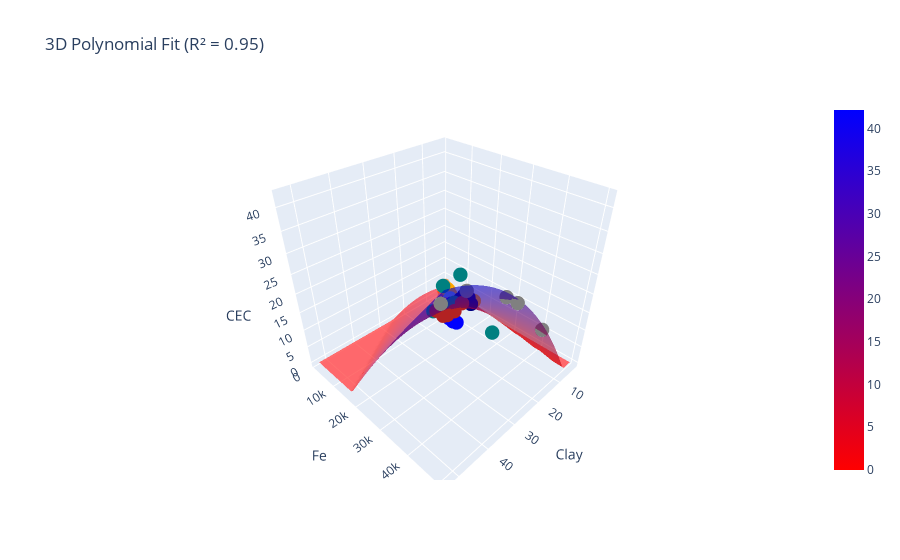

The code cell stored with this chart in its notebook:
### Markdown cell above
## CEC prediction with Train-Test for all samples

### Code cell
feature_sets_CEC = [
    ['Clay'],
    ['Sand'],
    ['K_field'],
    ['Khf'],
    ['Kfd'],
    ['Kfd_abs'],
    ['Depth'],
    ['Bulk_density'],
    ['Humus'],
    ['Fe'],
    ['EC'],
    ['pH_eau'],
    ['WC']
]
i =1
n=4 # How many feature combinations are shown in the horizontal bar plots

# Generate all pairs of features
pair_combinations = list(itertools.combinations([f[0] for f in feature_sets_CEC], 2))

# Convert pairs to the same format as individual features
feature_sets_pairs = [[pair[0], pair[1]] for pair in pair_combinations]

# Combine individual features and pairs into one list
all_feature_sets = feature_sets_CEC + feature_sets_pairs

df_CEC = df['CEC']

# Prepare to store the results for all feature sets
results_summary = []
test_errors_summary = []
train_errors_summary = []
best_n_ = []

# Evaluate all feature sets
for feature_set in all_feature_sets:
    best_n, R2_test_pol, R2_train_pol, RMSE_test_pol, RMSE_train_pol = stochastic_poly(df, feature_set, df_CEC, iters=100)
    print(i, 'best_n, R2_test_pol, R2_train_pol, RMSE_test_pol, RMSE_train_pol, feature_set:', best_n, R2_test_pol, R2_train_pol, RMSE_test_pol, RMSE_train_pol, feature_set)
    
    # Store results in lists for later use
    best_n_.append(best_n)
    test_errors_summary.append(R2_test_pol)
    train_errors_summary.append(R2_train_pol)
    
    # Also store the results in a structured format for sorting
    results_summary.append({
        'feature_set': feature_set,
        'best_n': best_n,
        'R2_test_pol': R2_test_pol,
        'R2_train_pol': R2_train_pol,
        'RMSE_test_pol': RMSE_test_pol,
        'RMSE_train_pol': RMSE_train_pol
    })
    i+=1
# Keep the lists of feature sets, test errors, and train errors as they are for further use
best_feat_ind = test_errors_summary.index(max(test_errors_summary))
best_feat = all_feature_sets[best_feat_ind]  # Use all_feature_sets to match the order
best_feat_n = best_n_[best_feat_ind]
print('best_feat_ind, best_feat, best_feat_n', best_feat_ind, best_feat, best_feat_n)

# This part remains the same: finding the best feature set and using it in `fit_and_plot`
fit_and_plot(df, best_feat, 'CEC', best_feat_n, mapping)

# Convert the results summary to a DataFrame for sorting and filtering
results_df = pd.DataFrame(results_summary)

### Figure 1 — Plotly figure (JSON) as saved in the notebook; plotly's stock layout.template omitted (floating-point values rounded to 4 significant figures; data arrays with more than 128 entries replaced by an {"elided": "..."} marker saying what was removed)
{"data": [{"marker": {"color": ["teal", "teal", "teal", "teal", "teal", "teal", "teal", "teal", "teal", "teal", "teal", "firebrick", "firebrick", "firebrick", "firebrick", "firebrick", "sandybrown", "sandybrown", "sandybrown", "sandybrown", "sandybrown", "sandybrown", "navy", "navy", "navy", "navy", "navy", "blue", "blue", "blue", "blue", "blue", "gray", "gray", "gray", "gray", "gray", "cornflowerblue", "cornflowerblue", "cornflowerblue", "cornflowerblue", "cornflowerblue", "cornflowerblue", "cornflowerblue", "orange", "orange", "orange", "orange", "orange"], "size": 5}, "mode": "markers", "name": "Data points", "type": "scatter3d", "x": [16.1, 21.73, 29.0, 18.82, 16.88, 18.51, 16.04, 21.37, 20.59, 23.0, 31.69, 37.13, 33.05, 27.52, 38.33, 38.84, 4.003, 3.574, 3.238, 3.592, 3.963, 2.906, 8.772, 9.525, 10.3, 11.03, 12.62, 20.93, 23.23, 22.47, 25.45, 20.53, 52.89, 38.51, 32.34, 32.34, 16.97, 9.843, 10.98, 11.26, 10.16, 7.897, 10.75, 7.734, 7.481, 6.651, 5.083, 6.12, 5.694], "y": [16994, 23155, 22558, 18330, 19274, 34249, 18269, 20329, 17808, 22776, 34252, 32131, 33885, 31211, 35483, 37183, 1938, 1069, 1029, 1111, 2476, 1269, 15178, 14438, 16140, 18925, 21333, 21500, 24246, 24849, 24903, 19081, 49414, 42232, 47514, 50313, 47949, 10236, 10992, 10644, 11860, 5809, 10557, 12173, 7076, 5484, 16020, 6623, 3611.0], "z": [7.937, 13.86, 14.48, 9.251, 9.498, 8.976, 8.396, 10.83, 15.84, 13.38, 29.88, 22.89, 21.7, 19.98, 23.82, 25.04, 1.6, 1.6, 1.6, 1.6, 1.6, 1.6, 6.862, 5.68, 6.005, 8.763, 8.603, 12.5, 9.61, 9.2, 11.94, 9.943, 39.48, 32.48, 30.81, 30.81, 16.01, 4.149, 2.425, 1.6, 2.426, 1.6, 2.975, 2.405, 4.679, 4.107, 3.788, 2.419, 2.262]}, {"colorscale": [[0, "rgb(255,0,0)"], [1, "rgb(0,0,255)"]], "name": "Polynomial Surface", "opacity": 0.6, "type": "surface", "x": [2.906, 3.926, 4.946, 5.966, 6.986, 8.007, 9.027, 10.05, 11.07, 12.09, 13.11, 14.13, 15.15, 16.17, 17.19, 18.21, 19.23, 20.25, 21.27, 22.29, 23.31, 24.33, 25.35, 26.37, 27.39, 28.41, 29.43, 30.45, 31.47, 32.49, 33.51, 34.53, 35.55, 36.57, 37.59, 38.61, 39.63, 40.65, 41.67, 42.69, 43.71, 44.73, 45.75, 46.77, 47.79, 48.81, 49.83, 50.85, 51.87, 52.89], "y": [1029, 2035.0, 3041.0, 4046.0, 5052.0, 6058.0, 7064.0, 8070.0, 9075.0, 10080.0, 11090.0, 12090.0, 13100.0, 14100.0, 15110.0, 16120.0, 17120.0, 18130.0, 19130.0, 20140.0, 21140.0, 22150.0, 23160.0, 24160.0, 25170.0, 26170.0, 27180.0, 28190.0, 29190.0, 30200.0, 31200.0, 32210.0, 33210.0, 34220.0, 35230.0, 36230.0, 37240.0, 38240.0, 39250.0, 40260.0, 41260.0, 42270.0, 43270.0, 44280.0, 45280.0, 46290.0, 47300.0, 48300.0, 49310.0, 50313], "z": {"elided": "50x50 float values"}}], "layout": {"scene": {"xaxis": {"title": {"text": "Clay"}}, "yaxis": {"title": {"text": "Fe"}}, "zaxis": {"title": {"text": "CEC"}}}, "title": {"text": "3D Polynomial Fit (R² = 0.95)"}}}
